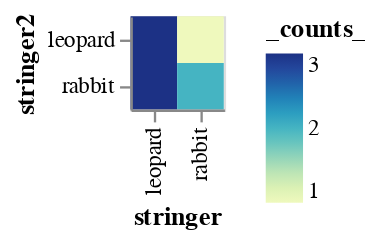

The notebook cell saved with this chart:
### Code cell
cm.chart_me(df, ["stringer", "stringer2"])[0]

### Figure 1 — Vega-Lite specification as saved in the notebook (floating-point values rounded to 4 significant figures)
{"config": {"view": {"continuousWidth": 400, "continuousHeight": 300}}, "data": {"name": "data-f725280996de080e9ce5aedf65844bb9"}, "mark": "rect", "encoding": {"color": {"field": "_counts_", "type": "quantitative"}, "x": {"field": "stringer", "type": "ordinal"}, "y": {"field": "stringer2", "type": "ordinal"}}, "$schema": "https://vega.github.io/schema/vega-lite/v4.17.0.json", "datasets": {"data-f725280996de080e9ce5aedf65844bb9": [{"stringer": "leopard", "stringer2": "leopard", "measures": "sum", "_counts_": 3}, {"stringer": "leopard", "stringer2": "rabbit", "measures": "sum", "_counts_": 3}, {"stringer": "rabbit", "stringer2": "rabbit", "measures": "sum", "_counts_": 2}, {"stringer": "rabbit", "stringer2": "leopard", "measures": "sum", "_counts_": 1}]}}
